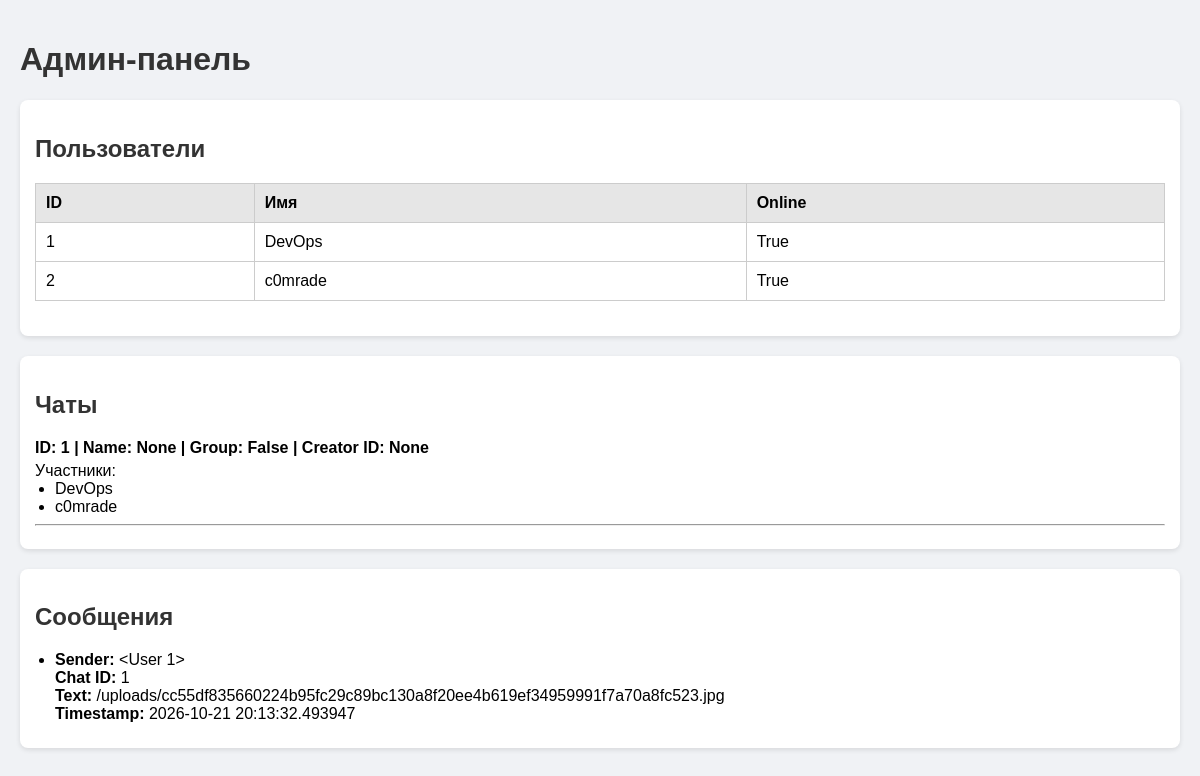
The page /admin on the database its author committed.
### backend/stuff/db.py (models this page shows, shortened)
class User(db.Model):
    __tablename__ = 'users'
    _id = db.Column(db.Integer, primary_key=True)
    name = db.Column(db.String(100), nullable=False, unique=True)  # можно 150, если нужно
    password = db.Column(db.String(512), nullable=False)
    messages = db.relationship('Message', back_populates='sender', lazy=True)
    isActive = db.Column(db.Boolean, default=False)

class Message(db.Model):
    __tablename__ = 'messages'
    _id = db.Column(db.Integer, primary_key=True)
    chat_id = db.Column(db.Integer, db.ForeignKey('chats._id'), nullable=False)
    sender_id = db.Column(db.Integer, db.ForeignKey('users._id'), default=None, nullable=True)  # может быть None для системных сообщений
    text = db.Column(db.Text, nullable=False)  # Text вместо String
    timestamp = db.Column(db.DateTime, default=datetime.utcnow)
    sender = db.relationship('User', back_populates='messages')

### backend/stuff/routes.py (the view)
    @app.route('/admin')
    def admin():
        users_list = User.query.all()
        message_list = Message.query.all()
        chats_raw = Chat.query.all()
        chats = []
        for chat in chats_raw:
            participant_names = []
            for p in chat.participants:
                if p.user:
                    participant_names.append(p.user.name)
                else:
                    print(f"Warning: ChatParticipant {p._id} has no valid user")
            chats.append({
                "id": chat._id,
                "name": chat.name,
                "is_group": chat.is_group,
                "creator_id": chat.creator_id,
                "participants": participant_names
            })
        return render_template("Users.html", users=users_list, chats=chats, messages=message_list)

### backend/stuff/templates/Users.html (shortened to what this page needs)
<!DOCTYPE html>
<html lang="ru">
<head>
</head>
<body>
    <h1>Админ-панель</h1>
    <div class="card">
        <h2>Пользователи</h2>
        <table>
            <thead>
                <tr>
                    <th>ID</th>
                    <th>Имя</th>
                    <th>Online</th>
                </tr>
            </thead>
            <tbody>
                {% for user in users %}
                <tr>
                    <td>{{ user._id }}</td>
                    <td>{{ user.name }}</td>
                    <td>{{ user.isActive }}</td>
                </tr>
                {% else %}
                <tr>
                    <td colspan="2">Пользователи не найдены</td>
                </tr>
                {% endfor %}
            </tbody>
        </table>
    </div>
    <div class="card">
        <h2>Чаты</h2>
        {% for chat in chats %}
        <div class="chat-header">ID: {{ chat.id }} | Name: {{ chat.name }} | Group: {{ chat.is_group }} | Creator ID: {{ chat.creator_id }}</div>
        <span>Участники:</span>
        <ul>
            {% for name in chat.participants %}
                <li>{{ name }}</li>
            {% endfor %}
        </ul>
        <hr>
        {% endfor %}
    </div>
    <div class="card">
        <h2>Сообщения</h2>
        <ul class="message-list">
            {% for msg in messages %}
            <li>
                <strong>Sender:</strong> {{ msg.sender }}<br>
                <strong>Chat ID:</strong> {{ msg.chat_id }}<br>
                <strong>Text:</strong> {{ msg.text }}<br>
                <strong>Timestamp:</strong> {{ msg.timestamp }}<br>
            </li>
            {% else %}
            <li>Сообщений нет</li>
            {% endfor %}
        </ul>
    </div>
</body>
</html>

### backend/stuff/templates/Users.html (style rules this page uses)
body { font-family: Arial, sans-serif; background-color: #f0f2f5; margin: 0; padding: 20px; }
h1, h2, h3 { color: #333; }
table { width: 100%; border-collapse: collapse; margin-bottom: 20px; }
table, th, td { border: 1px solid #ccc; }
th, td { padding: 10px; text-align: left; }
th { background-color: #e6e6e6; }
.card { background-color: white; border-radius: 8px; padding: 15px; margin-bottom: 20px; box-shadow: 0 2px 5px rgba(0,0,0,0.1); }
ul { margin: 0; padding-left: 20px; }
.chat-header { font-weight: bold; margin-bottom: 5px; }
.message-list li { margin-bottom: 10px; }

### rows shown on the page
User: _id "1", name "DevOps", isActive "True"
User: _id "2", name "c0mrade", isActive "True"
Message: sender "<User 1>", chat_id "1", text "/uploads/cc55df835660224b95fc29c89bc130a8f20ee4b619ef34959991f7a70a8fc523.jpg", timestamp "2026-10-21 20:13:32.493947"

### other values the page prints
{{ chat.id }} "1"
{{ chat.name }} "None"
{{ chat.is_group }} "False"
{{ chat.creator_id }} "None"
